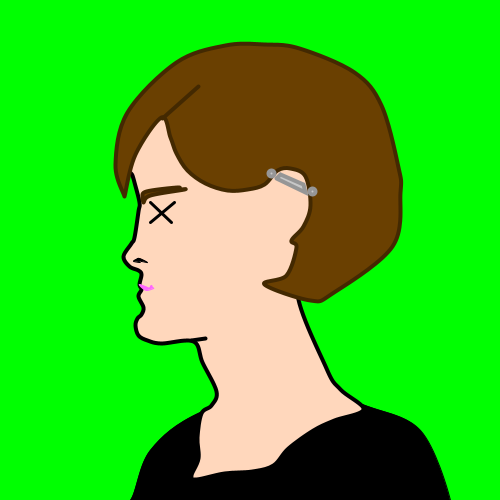
Frame 1 (no input)
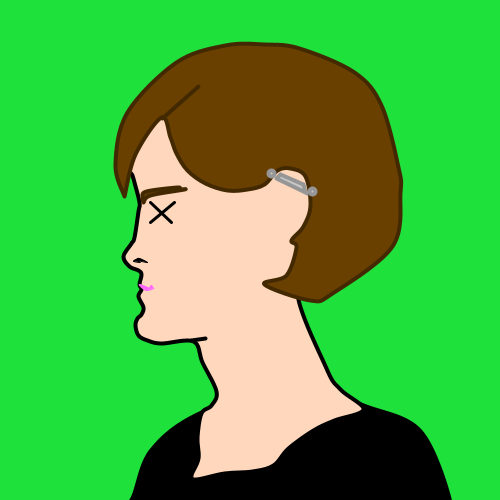
Frame 60 (the mouse pressed at the canvas centre just before this capture)
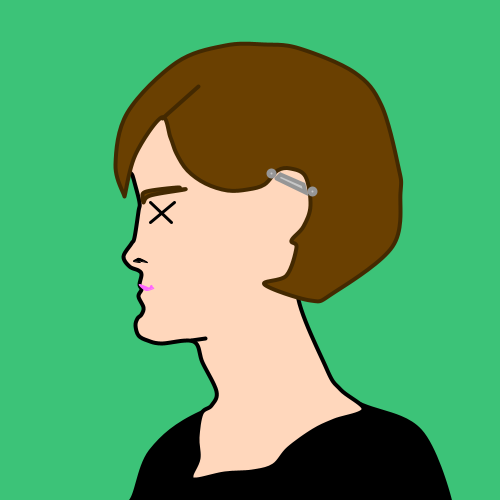
Frame 120 (the mouse held since frame 60 and released just before this capture)

The Processing sketch that drew these frames (run headless with seeded random() and noise(); from frame 60 on, the mouse is pressed at the canvas centre):

// Processing sketch: processing_68512
// ── processing_68512.pde

void setup(){
 size(500,500);
 rectMode(CENTER);
 textAlign(CENTER);
 smooth();
}

void draw(){
  background(0+frameCount/2,255-frameCount/2,0+frameCount);
  
  //shirt
  stroke(0);
  fill(0);
  beginShape();
  curveVertex(112,500);
  curveVertex(130,500);
  curveVertex(150,450);
  curveVertex(200,412);
  curveVertex(300,380);
  curveVertex(362,404);
  curveVertex(420,430);
  curveVertex(450,500);
  curveVertex(437,500);
  endShape();

  //face
  strokeWeight(4);
  stroke(0);
  fill(255,215,188);
  beginShape();
  curveVertex(132,175);
  curveVertex(132,175);
  curveVertex(134,182);
  curveVertex(139,202);
  curveVertex(138,211);
  curveVertex(134,237);
  curveVertex(131,243);
  curveVertex(123,256);
  curveVertex(129,266);
  curveVertex(138,270);
  curveVertex(141,274);
  curveVertex(139,284);
  curveVertex(141,289);
  curveVertex(138,296);
  curveVertex(143,307);
  curveVertex(141,314);
  curveVertex(137,318);
  curveVertex(135,325);
  curveVertex(138,335);
  curveVertex(147,340);
  curveVertex(161,343);
  curveVertex(193,341);
  curveVertex(202,362);
  curveVertex(216,391);
  curveVertex(211,405);
  curveVertex(201,413);
  curveVertex(197,437);
  curveVertex(198,458);
  curveVertex(191,475);
  curveVertex(196,479);
  curveVertex(224,473);
  curveVertex(252,471);
  curveVertex(273,465);
  curveVertex(288,448);
  curveVertex(313,430);
  curveVertex(334,420);
  curveVertex(363,409);
  curveVertex(340,389);
  curveVertex(326,368);
  curveVertex(297,290);
  curveVertex(332,267);
  curveVertex(368,175);
  curveVertex(302,83);
  curveVertex(208,67);
  curveVertex(124,146);
  curveVertex(132,175);
  curveVertex(132,175);
  endShape();
  //end face
  
  strokeWeight(4);
 //hair
  stroke(67,41,1);
  fill(106,64,1);
  beginShape();
  curveVertex(124,196);
  curveVertex(124,196);
  curveVertex(115,164);
  curveVertex(127,112);
  curveVertex(176,62);
  curveVertex(225,45);
  curveVertex(264,44);
  curveVertex(299,48);
  curveVertex(354,72);
  curveVertex(381,105);
  curveVertex(398,167);
  curveVertex(400,192);
  curveVertex(392,246);
  curveVertex(332,293);
  curveVertex(310,300);
  curveVertex(264,284);
  curveVertex(286,275);
  //curveVertex(295,270);
  curveVertex(296,247);
  curveVertex(291,240);
  curveVertex(303,226);
  //curveVertex(306,216);
  curveVertex(310,205);
  //curveVertex(308,190);
  curveVertex(305,176);
  curveVertex(290,168);
  curveVertex(277,170);
  curveVertex(264,184);
  curveVertex(247,189);
  curveVertex(227,190);
  curveVertex(205,183);
  curveVertex(187,170);
  curveVertex(176,153);
  curveVertex(170,137);
  curveVertex(161,117);
  //curveVertex(151,133);
  curveVertex(135,154);
  //curveVertex(136,173);
  curveVertex(124,196);
  curveVertex(124,196);
  endShape();
  beginShape();
  curveVertex(162,118);
  curveVertex(162,118);
  //curveVertex(175,100);
  curveVertex(198,86);
  curveVertex(198,86);
  endShape();
  //end hair
  
  //eyebrow
  beginShape();
  curveVertex(143,202);
  curveVertex(143,202);
  curveVertex(142,197);
  curveVertex(146,191);
  curveVertex(177,187);
  curveVertex(178,189);
  curveVertex(184,189);
  curveVertex(150,195);
  //curveVertex(149,200);
  curveVertex(143,202);
  curveVertex(143,202);
  endShape();
  
  //nostril
  stroke(0);
  fill(0);
  strokeWeight(1);
  beginShape();
  curveVertex(133,261);
  curveVertex(133,261);
  curveVertex(134,260);
  curveVertex(136,259);
  curveVertex(139,258);
  curveVertex(147,262);
  curveVertex(141,261);
  curveVertex(139,262);
  curveVertex(133,261);
  curveVertex(133,261);
  endShape();
  
  //lip
  stroke(255,100,255);
  fill(255,100,255);
  beginShape();
  curveVertex(141,287);
  curveVertex(141,287);
  curveVertex(146,290);
  curveVertex(153,288);
  curveVertex(152,287);
  curveVertex(151,285);
  curveVertex(149,288);
  curveVertex(147,287);
  curveVertex(139,284);
  curveVertex(141,287);
  curveVertex(141,287);
  endShape();
  
  //jaw
  stroke(0);
  strokeWeight(4);
  beginShape();
  curveVertex(191,340);
  curveVertex(191,340);
  curveVertex(205,338);
  curveVertex(205,338);
  endShape();
  
  //pierce body
  stroke(150);
  fill(200);
  beginShape();
  vertex(276,178);
  vertex(280,174);
  vertex(303,184);
  vertex(305,192);
  vertex(276,178);
  //vertex();
  endShape();
  
  //pierce top
  ellipse(271,173,6,6);
  
  //pierce bottom
  ellipse(312,191,6,6);
  
  //eye
  stroke(0);
  strokeWeight(3);
  fill(0);
  line(150,202,171,222);
  line(150,222,174,202);
  //text("LOL",162,216);
  
  
  
  
  
}
